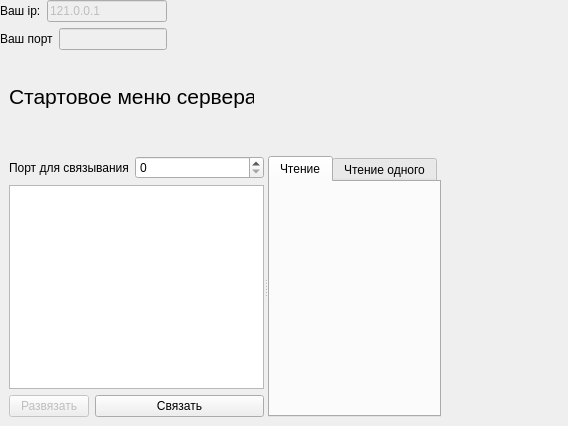
<?xml version="1.0" encoding="UTF-8"?>
<ui version="4.0">
 <class>Widget</class>
 <widget class="QWidget" name="Widget">
  <property name="geometry">
   <rect>
    <x>0</x>
    <y>0</y>
    <width>568</width>
    <height>426</height>
   </rect>
  </property>
  <property name="windowTitle">
   <string>Widget</string>
  </property>
  <widget class="QLabel" name="label_5">
   <property name="geometry">
    <rect>
     <x>9</x>
     <y>83</y>
     <width>245</width>
     <height>28</height>
    </rect>
   </property>
   <property name="text">
    <string>&lt;html&gt;&lt;head/&gt;&lt;body&gt;&lt;p&gt;&lt;span style=&quot; font-size:16pt;&quot;&gt;Стартовое меню сервера&lt;/span&gt;&lt;/p&gt;&lt;/body&gt;&lt;/html&gt;</string>
   </property>
  </widget>
  <widget class="QSplitter" name="splitter">
   <property name="geometry">
    <rect>
     <x>9</x>
     <y>156</y>
     <width>432</width>
     <height>261</height>
    </rect>
   </property>
   <property name="orientation">
    <enum>Qt::Horizontal</enum>
   </property>
   <widget class="QWidget" name="layoutWidget">
    <layout class="QGridLayout" name="gridLayout_4">
     <item row="0" column="0">
      <layout class="QFormLayout" name="formLayout">
       <item row="0" column="0">
        <widget class="QLabel" name="label">
         <property name="text">
          <string>Порт для связывания</string>
         </property>
        </widget>
       </item>
       <item row="0" column="1">
        <widget class="QSpinBox" name="bind_port">
         <property name="maximum">
          <number>9999</number>
         </property>
        </widget>
       </item>
      </layout>
     </item>
     <item row="1" column="0">
      <layout class="QGridLayout" name="gridLayout_2">
       <item row="1" column="0">
        <layout class="QFormLayout" name="formLayout_6">
         <item row="0" column="0">
          <widget class="QPushButton" name="unbind">
           <property name="enabled">
            <bool>false</bool>
           </property>
           <property name="text">
            <string>Развязать</string>
           </property>
          </widget>
         </item>
         <item row="0" column="1">
          <widget class="QPushButton" name="Connect">
           <property name="text">
            <string>Связать</string>
           </property>
          </widget>
         </item>
        </layout>
       </item>
       <item row="0" column="0">
        <widget class="QListWidget" name="listWidget"/>
       </item>
      </layout>
     </item>
    </layout>
   </widget>
   <widget class="QTabWidget" name="read_menu">
    <property name="currentIndex">
     <number>0</number>
    </property>
    <widget class="QWidget" name="tab">
     <attribute name="title">
      <string>Чтение</string>
     </attribute>
    </widget>
    <widget class="QWidget" name="tab_2">
     <attribute name="title">
      <string>Чтение одного</string>
     </attribute>
     <widget class="QWidget" name="layoutWidget">
      <property name="geometry">
       <rect>
        <x>0</x>
        <y>0</y>
        <width>171</width>
        <height>151</height>
       </rect>
      </property>
      <layout class="QGridLayout" name="gridLayout">
       <item row="1" column="0">
        <layout class="QFormLayout" name="formLayout_3">
         <item row="0" column="0">
          <widget class="QLabel" name="label_2">
           <property name="text">
            <string>Ip-адрес</string>
           </property>
          </widget>
         </item>
         <item row="0" column="1">
          <widget class="QLineEdit" name="read_addresss">
           <property name="enabled">
            <bool>false</bool>
           </property>
           <property name="maxLength">
            <number>20</number>
           </property>
          </widget>
         </item>
        </layout>
       </item>
       <item row="2" column="0">
        <layout class="QFormLayout" name="formLayout_2">
         <item row="0" column="0">
          <widget class="QLabel" name="label_3">
           <property name="text">
            <string>Порт</string>
           </property>
          </widget>
         </item>
         <item row="0" column="1">
          <widget class="QSpinBox" name="read_port">
           <property name="enabled">
            <bool>false</bool>
           </property>
           <property name="maximum">
            <number>9999</number>
           </property>
          </widget>
         </item>
        </layout>
       </item>
       <item row="3" column="0">
        <widget class="QPushButton" name="read">
         <property name="enabled">
          <bool>false</bool>
         </property>
         <property name="text">
          <string>Читать</string>
         </property>
        </widget>
       </item>
       <item row="0" column="0">
        <widget class="QLabel" name="label_4">
         <property name="text">
          <string>Адрес, от которого 
принимаются сообщения</string>
         </property>
        </widget>
       </item>
      </layout>
     </widget>
    </widget>
   </widget>
  </widget>
  <widget class="QWidget" name="">
   <layout class="QGridLayout" name="gridLayout_3">
    <item row="0" column="0">
     <layout class="QFormLayout" name="formLayout_4">
      <item row="0" column="0">
       <widget class="QLabel" name="label_6">
        <property name="text">
         <string>Ваш ip:</string>
        </property>
       </widget>
      </item>
      <item row="0" column="1">
       <widget class="QLineEdit" name="your_ip">
        <property name="enabled">
         <bool>false</bool>
        </property>
        <property name="text">
         <string>121.0.0.1</string>
        </property>
       </widget>
      </item>
     </layout>
    </item>
    <item row="1" column="0">
     <layout class="QFormLayout" name="formLayout_5">
      <item row="0" column="0">
       <widget class="QLabel" name="label_7">
        <property name="text">
         <string>Ваш порт</string>
        </property>
       </widget>
      </item>
      <item row="0" column="1">
       <widget class="QLineEdit" name="your_port">
        <property name="enabled">
         <bool>false</bool>
        </property>
       </widget>
      </item>
     </layout>
    </item>
   </layout>
  </widget>
 </widget>
 <resources/>
 <connections/>
</ui>
